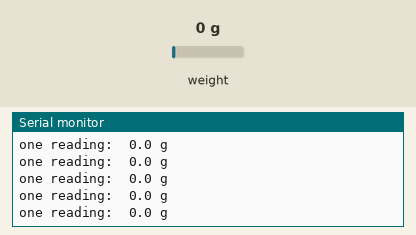
Simulated run of this sketch. Board: Arduino Uno, built with avr-gcc and run on an emulated ATmega328P. Parts: the last lines printed to the serial monitor. The inputs (shaded band) are chosen by the test bench; at power-on: weight on the scale 0 g.

Above: at 2.2 s.
2.3 s: weight on the scale set to 100 g
At 2.36 s:
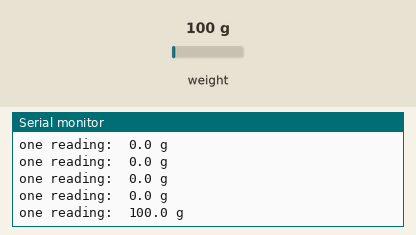
5.3 s: weight on the scale set to 1250 g
At 5.37 s:
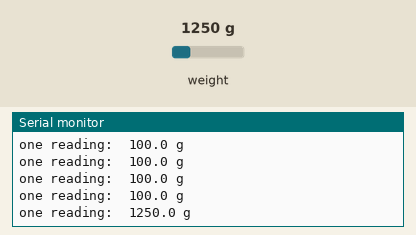
Timing chart, 0 to 8.3 s (numbered marks = the images above; inputs shaded):
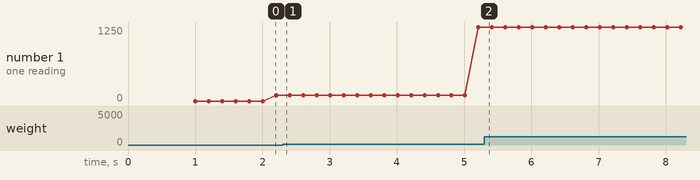

The sketch:

basic.ino.ino
```cpp
#include "HX711.h"
HX711 scale(A2, A3); // DOUT, SCK

void setup()
{
  Serial.begin(9600);
  scale.set_scale(-523.5); //// this value is obtained by calibrating the scale with known weights
  scale.tare();
}

void loop()
{
  Serial.print("one reading:\t");
  Serial.print(scale.get_units(), 1);
  Serial.println(" g");

  delay(100);
}
```

Measured:
- plotted number 1: 100 → 1250 after the input at 2.3 s
